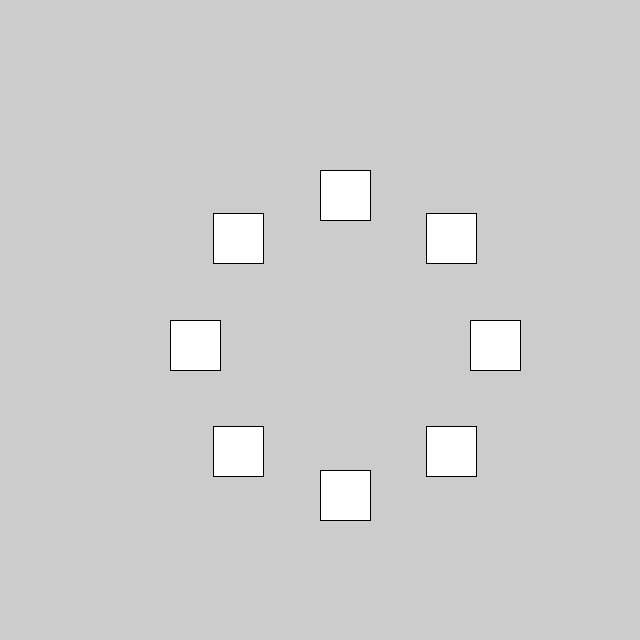
Frame 1 (no input)
Frame 60 (the mouse pressed at the canvas centre just before this capture): identical to frame 1, image omitted
Frame 120 (the mouse held since frame 60 and released just before this capture): identical to frame 1, image omitted

The Processing sketch that drew this single still picture (run headless with seeded random() and noise(); from frame 60 on, the mouse is pressed at the canvas centre):

// Processing sketch: point_circle
// ── point_circle.pde
String url = "PembrokeLucy2.jpg";
PImage myImage;

void setup(){
  size(640, 640);
}

int radius = 150;
int count = 8;

void draw(){
  translate(width/2, height/2);
  for(int i = 0; i < count; i++){
    rect(radius * sin((i * TWO_PI)/count), radius * cos((i * TWO_PI)/count), 50, 50);
  }
}
